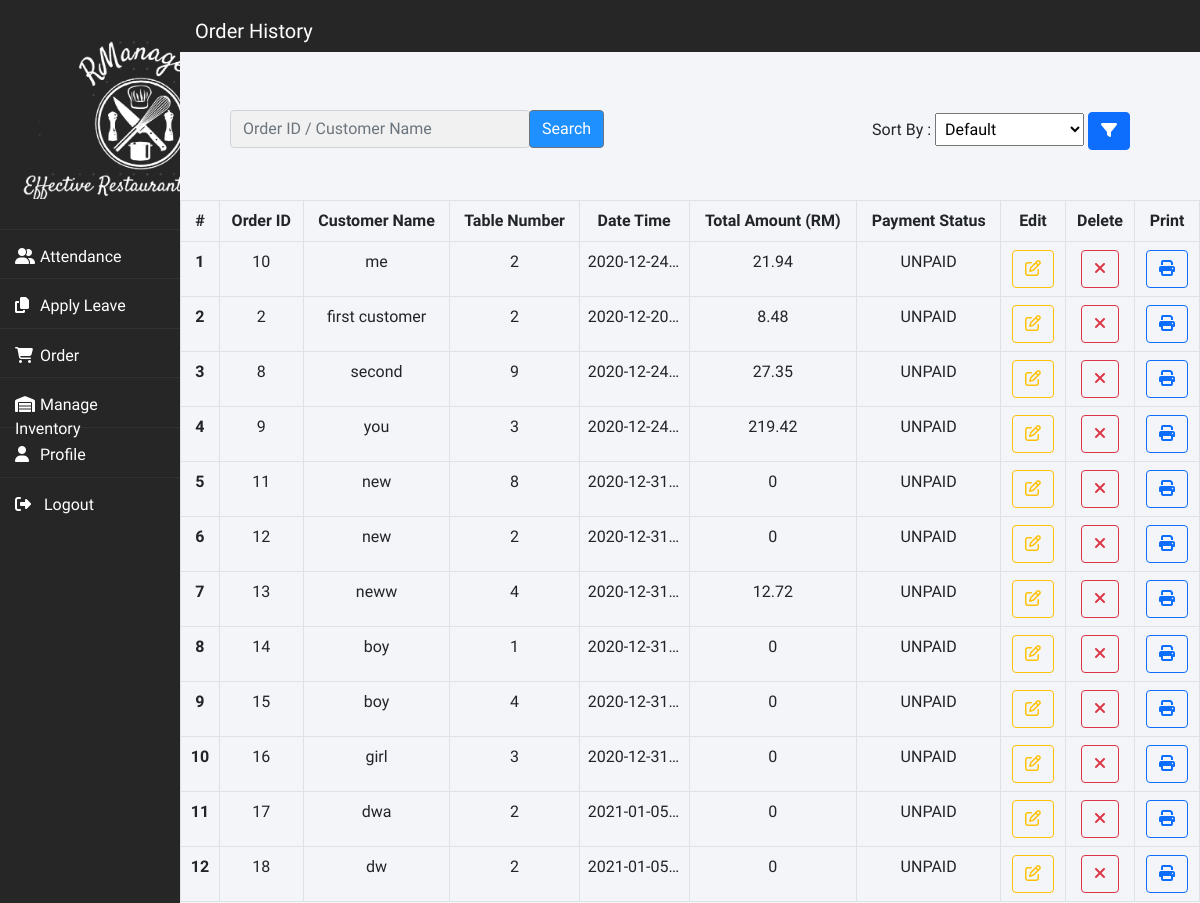
/history.php, run on an earlier commit of the app's database.
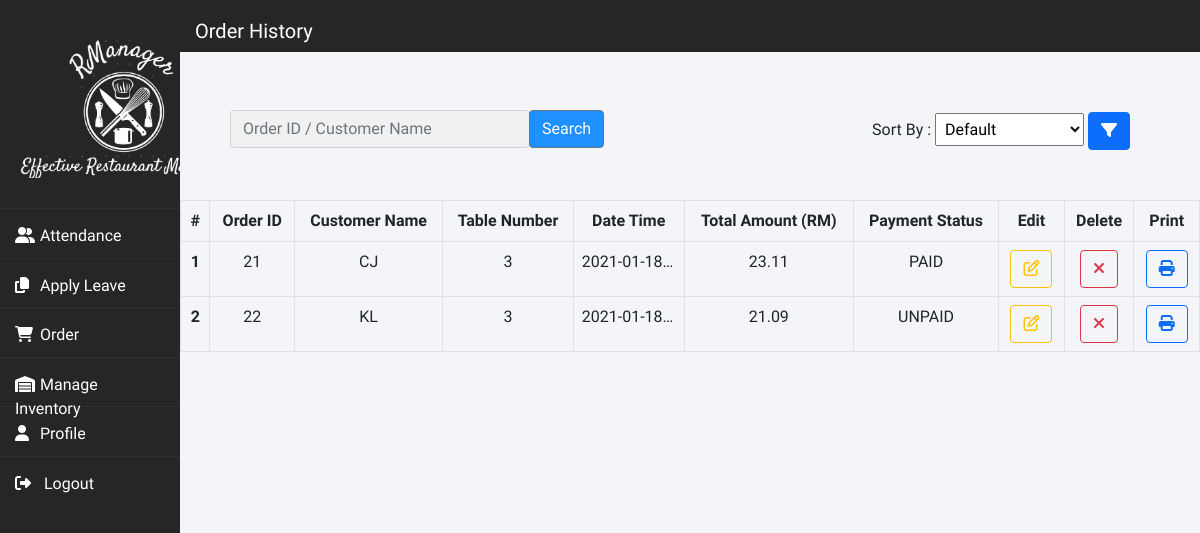
And on a later commit of the database.
### tables this page shows
CREATE TABLE IF NOT EXISTS `orders` (
  `orderid` int(11) NOT NULL AUTO_INCREMENT,
  `customername` text NOT NULL,
  `staffid` int(11) NOT NULL,
  `tableno` int(11) NOT NULL,
  `odatetime` datetime NOT NULL DEFAULT CURRENT_TIMESTAMP,
  `netamount` double NOT NULL,
  `paidstatus` text NOT NULL,
  PRIMARY KEY (`orderid`)
);

### history.php (the view, shortened to what this page needs)
<!DOCTYPE html>
<html>
<head>
    <link href="https://cdn.jsdelivr.net/npm/bootstrap@5.0.0-beta1/dist/css/bootstrap.min.css" rel="stylesheet">
    <link rel="stylesheet" href="https://stackpath.bootstrapcdn.com/font-awesome/4.7.0/css/font-awesome.min.css">
    <link rel="stylesheet" type="text/css" href="stylesheets/history.css">
    <link rel="stylesheet" href="//code.jquery.com/ui/1.12.1/themes/base/jquery-ui.css">
    <link rel="stylesheet" href="https://cdnjs.cloudflare.com/ajax/libs/jqueryui/1.12.1/jquery-ui.css" />
    <link href="/your-path-to-fontawesome/css/fontawesome.css" rel="stylesheet">
    <link href="/your-path-to-fontawesome/css/brands.css" rel="stylesheet">
    <link href="/your-path-to-fontawesome/css/solid.css" rel="stylesheet">
</head>
<body>
    <?php include "sidebar.php"; ?>
    <div class="mainbody">
        <div class="topbar">
            <span>Order History</span>
        </div>
        <br><br>
        <div style="margin-bottom:100px;">
            <form action="history.php" method="post">
                <div id="left">
                    <div class="input-group mb-3">
                        <div class="autocomplete-container" style="width:300px;">
                            <input type="text" class="form-control" id="search" name="search" placeholder="Order ID / Customer Name">
                        </div>
                        <div class="input-group-append">
                            <input class="btn btn-outline-secondary" type="submit" id="submit" name="submit" value="Search">
                        </div>
                    </div>
                </div>
                <div id="right">
                    <div class="input-group mb-3">
                        <span style="white-space: nowrap; align-content: center; vertical-align: middle ">
                            <label for="sort">Sort By : </label>
                            <select name="sort" id="sort">
                                <option value="" selected>Default</option>
                            </select>
                            <button type="submit" name="find" class="btn btn-primary find"><i class="fa fa-filter" aria-hidden="true"></i></button>
                        </span>
                    </div>
                </div>
            </form>
        </div>
        <table class="table table-bordered">
            <thead>
                <tr id="product">
                    <th scope="col">#</th>
                    <th scope="col">Order ID</th>
                    <th scope="col">Customer Name</th>
                    <th scope="col">Table Number</th>
                    <th scope="col">Date Time</th>
                    <th scope="col">Total Amount (RM)</th>
                    <th scope="col">Payment Status</th>
                    <th scope="col">Edit</th>
                    <th scope="col">Delete</th>
                    <th scope="col">Print</th>
                </tr>
            </thead>
            <tbody>
                <?php
                include("includes/conn.php");
                if (isset($_POST['submit'])) {
                    $search = $_POST['search'];
                    $sql = "SELECT * FROM orders WHERE orderid LIKE '" . $search . "%' OR customername LIKE '" . $search . "%'";
                } else {
                    $sql = "SELECT * FROM orders";
                }
                $result = mysqli_query($con, $sql);
                $counter = 1;
                while ($row = mysqli_fetch_array($result)) {
                    echo '<tr>';
                    echo '<th scope="row">' . $counter . '</th>';
                    echo '<td>' . $row['orderid'] . '</td>';
                    echo '<td>' . $row['customername'] . '</td>';
                    echo '<td>' . $row['tableno'] . '</td>';
                    echo '<td>' . $row['odatetime'] . '</td>';
                    echo '<td>' . $row['netamount'] . '</td>';
                    echo '<td>' . $row['paidstatus'] . '</td>';
                    echo '<td><a href="edito.php?orderid=' . $row['orderid'] . '"><button type="button" class="btn btn-outline-warning editbtn"><i class="fa fa-edit" aria-hidden="true"></i></button></a></td>';
                    echo '<td><a onclick="return confirm(\'Delete record for OrderID ' . $row['orderid'] . '?\')" href="includes/deleteo.php?orderid=' . $row['orderid'] . '">
      <button type="button" class="btn btn-outline-danger delete"><i class="fa fa-close"></button></td></a></td>';
                    echo '<td><a href="print.php?orderid=' . $row['orderid'] . '">
      <button type="button" class="btn btn-outline-primary print"><i class="fa fa-print" aria-hidden="true"></i></button></td></a></td>';
                    echo '<tr>';
                    $counter++;
                }
                ?>
            </tbody>
        </table>
    </div>
</body>
</html>

What changed in the data, as far as the page shows it:
removed orders: orderid "10", customername "me", tableno "2", odatetime "2020-12-24…", netamount "21.94", paidstatus "UNPAID"
removed orders: orderid "2", customername "first customer", tableno "2", odatetime "2020-12-20…", netamount "8.48", paidstatus "UNPAID"
removed orders: orderid "8", customername "second", tableno "9", odatetime "2020-12-24…", netamount "27.35", paidstatus "UNPAID"
removed orders: orderid "9", customername "you", tableno "3", odatetime "2020-12-24…", netamount "219.42", paidstatus "UNPAID"
removed orders: orderid "11", customername "new", tableno "8", odatetime "2020-12-31…", netamount "0", paidstatus "UNPAID"
removed orders: orderid "12", customername "new", tableno "2", odatetime "2020-12-31…", netamount "0", paidstatus "UNPAID"
removed orders: orderid "13", customername "neww", tableno "4", odatetime "2020-12-31…", netamount "12.72", paidstatus "UNPAID"
removed orders: orderid "14", customername "boy", tableno "1", odatetime "2020-12-31…", netamount "0", paidstatus "UNPAID"
removed orders: orderid "15", customername "boy", tableno "4", odatetime "2020-12-31…", netamount "0", paidstatus "UNPAID"
removed orders: orderid "16", customername "girl", tableno "3", odatetime "2020-12-31…", netamount "0", paidstatus "UNPAID"
removed orders: orderid "17", customername "dwa", tableno "2", odatetime "2021-01-05…", netamount "0", paidstatus "UNPAID"
removed orders: orderid "18", customername "dw", tableno "2", odatetime "2021-01-05…", netamount "0", paidstatus "UNPAID"
added orders: orderid "21", customername "CJ", tableno "3", odatetime "2021-01-18…", netamount "23.11", paidstatus "PAID"
added orders: orderid "22", customername "KL", tableno "3", odatetime "2021-01-18…", netamount "21.09", paidstatus "UNPAID"
